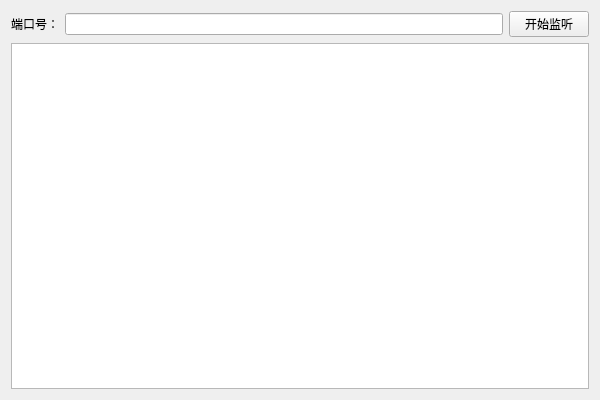
<?xml version="1.0" encoding="UTF-8"?>
<ui version="4.0">
 <class>QtServerClass</class>
 <widget class="QMainWindow" name="QtServerClass">
  <property name="geometry">
   <rect>
    <x>0</x>
    <y>0</y>
    <width>600</width>
    <height>400</height>
   </rect>
  </property>
  <property name="windowTitle">
   <string>QtServer</string>
  </property>
  <widget class="QWidget" name="centralWidget">
   <layout class="QVBoxLayout" name="verticalLayout">
    <item>
     <layout class="QVBoxLayout" name="verticalLayout_2">
      <item>
       <layout class="QHBoxLayout" name="horizontalLayout_4">
        <item>
         <widget class="QLabel" name="label">
          <property name="text">
           <string>端口号：</string>
          </property>
         </widget>
        </item>
        <item>
         <widget class="QLineEdit" name="portText"/>
        </item>
        <item>
         <widget class="QPushButton" name="startButton">
          <property name="text">
           <string>开始监听</string>
          </property>
         </widget>
        </item>
       </layout>
      </item>
      <item>
       <widget class="QTextBrowser" name="textBrowser"/>
      </item>
     </layout>
    </item>
   </layout>
  </widget>
 </widget>
 <layoutdefault spacing="6" margin="11"/>
 <resources>
  <include location="QtServer.qrc"/>
 </resources>
 <connections>
  <connection>
   <sender>startButton</sender>
   <signal>clicked()</signal>
   <receiver>QtServerClass</receiver>
   <slot>slotStartButtonClicked()</slot>
   <hints>
    <hint type="sourcelabel">
     <x>553</x>
     <y>32</y>
    </hint>
    <hint type="destinationlabel">
     <x>503</x>
     <y>6</y>
    </hint>
   </hints>
  </connection>
 </connections>
 <slots>
  <slot>slotStartButtonClicked()</slot>
 </slots>
</ui>
